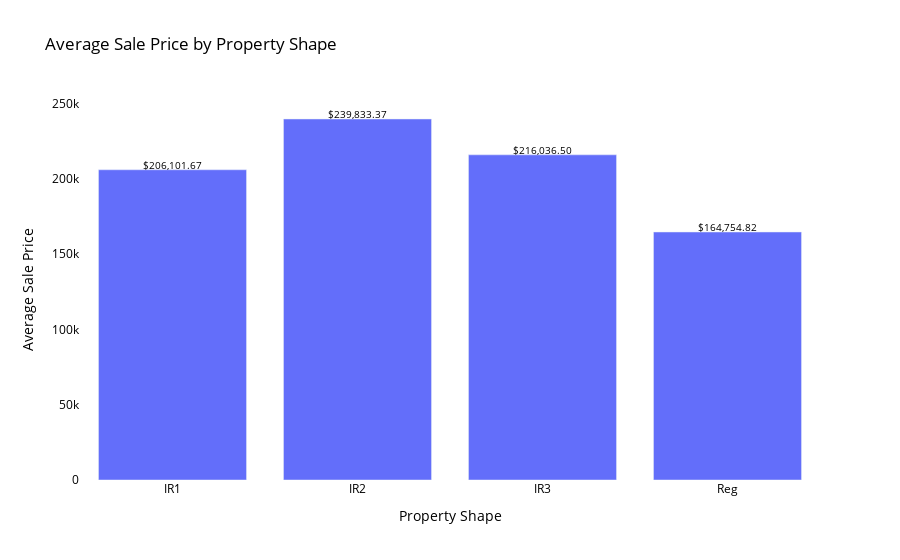

Notebook code for this chart:
### Markdown cell above
Properties that have access to paved road have higher value

### Code cell
import pandas as pd
import plotly.express as px

# Assuming df is your DataFrame containing the dataset

# Group the data by property shapes and calculate the average sale price
avg_sale_price_by_shape = df.groupby('LotShape')['SalePrice'].mean().reset_index()

# Plot a bar chart
fig = px.bar(avg_sale_price_by_shape, x='LotShape', y='SalePrice',
             labels={'SalePrice': 'Average Sale Price', 'LotShape': 'Property Shape'},
             title='Average Sale Price by Property Shape')
fig.update_layout(
    xaxis_title='Property Shape',
    yaxis_title='Average Sale Price',
    plot_bgcolor='rgba(255, 255, 255, 0.9)',  # Change plot background color
    font=dict(color='black')  # Change font color
)

# Add labels of prices above each bar
for i in range(len(avg_sale_price_by_shape)):
    fig.add_annotation(
        x=avg_sale_price_by_shape['LotShape'][i],
        y=avg_sale_price_by_shape['SalePrice'][i],
        text=f"${avg_sale_price_by_shape['SalePrice'][i]:,.2f}",
        showarrow=False,
        font=dict(color='black', size=10),
        yshift=5  # Adjust vertical position of the label
    )

fig.show()

### Figure 1 — Plotly figure (JSON) as saved in the notebook; plotly's stock layout.template omitted (floating-point values rounded to 4 significant figures)
{"data": [{"alignmentgroup": "True", "hovertemplate": "Property Shape=%{x}<br>Average Sale Price=%{y}<extra></extra>", "legendgroup": "", "marker": {"color": "#636efa", "pattern": {"shape": ""}}, "name": "", "offsetgroup": "", "orientation": "v", "showlegend": false, "textposition": "auto", "type": "bar", "x": ["IR1", "IR2", "IR3", "Reg"], "xaxis": "x", "y": [206100.0, 239800.0, 216000.0, 164800.0], "yaxis": "y"}], "layout": {"annotations": [{"font": {"color": "black", "size": 10}, "showarrow": false, "text": "$206,101.67", "x": "IR1", "y": 206100.0, "yshift": 5}, {"font": {"color": "black", "size": 10}, "showarrow": false, "text": "$239,833.37", "x": "IR2", "y": 239800.0, "yshift": 5}, {"font": {"color": "black", "size": 10}, "showarrow": false, "text": "$216,036.50", "x": "IR3", "y": 216000.0, "yshift": 5}, {"font": {"color": "black", "size": 10}, "showarrow": false, "text": "$164,754.82", "x": "Reg", "y": 164800.0, "yshift": 5}], "barmode": "relative", "font": {"color": "black"}, "legend": {"tracegroupgap": 0}, "plot_bgcolor": "rgba(255, 255, 255, 0.9)", "title": {"text": "Average Sale Price by Property Shape"}, "xaxis": {"anchor": "y", "domain": [0, 1], "title": {"text": "Property Shape"}}, "yaxis": {"anchor": "x", "domain": [0, 1], "title": {"text": "Average Sale Price"}}}}
